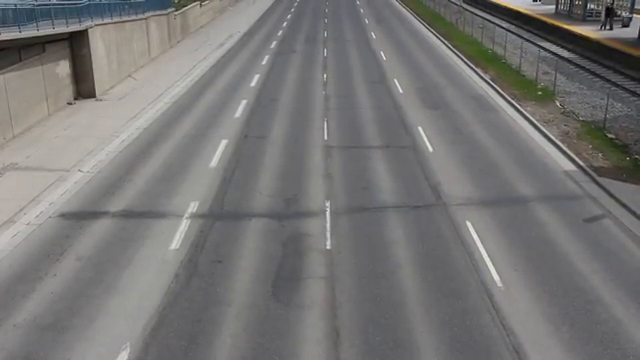
#> input picture frame 71 of video.mp4, 640 x 360 px
$ python main.py
#> lines starting #> are read from the running program, lines starting #| are printed output that depends on the picture; after the words box and inside, x2 and y2 are one past the last pixel; in counts of white or black regions, pixels touching at a corner belong together
import cv2
import numpy as np

cap=cv2.VideoCapture('video.mp4')

min_width_react = 80
min_height_react=80

count_line_position = 550

algo = cv2.bgsegm.createBackgroundSubtractorMOG()

def center_handle(x,y,w,h):
    x1=int(w/2)
    y1=int(h/2)
    cx=x+x1
    cy=y+y1
    return cx,cy
detect = []
offset=6
counter=0

while True:
    ret, frame1 = cap.read()
#> frame1 is the input picture: shape (360, 640, 3); mean B, G, R 117.1, 117.9, 119.1
    grey = cv2.cvtColor(frame1,cv2.COLOR_BGR2GRAY)
    blur = cv2.GaussianBlur(grey,(3,3),5)
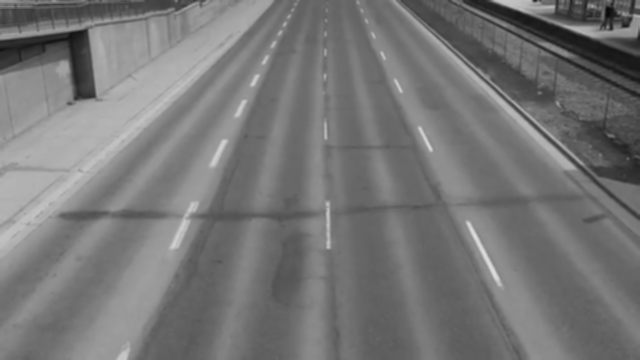
#> blur: shape (360, 640); min 7, max 224, mean 118.3

    img_sub = algo.apply(blur)
#> img_sub: shape (360, 640); every value is 0
    dilat = cv2.dilate(img_sub,np.ones((5,5)))
    kernal = cv2.getStructuringElement(cv2.MORPH_ELLIPSE,(5,5))
    dilateda = cv2.morphologyEx(dilat,cv2.MORPH_CLOSE, kernal)
    dilateda = cv2.morphologyEx(dilateda, cv2.MORPH_CLOSE, kernal)
    countershape,h = cv2.findContours(dilateda, cv2.RETR_TREE, cv2.CHAIN_APPROX_SIMPLE)
#> countershape = []; h = None

    cv2.line(frame1,(25,count_line_position),(1200,count_line_position),(255,127,0),3)

    for (i,c) in enumerate(countershape):
        (x,y,w,h) = cv2.boundingRect(c)
        validate_counter = (w>=min_width_react) and (h>=min_height_react)
        if not validate_counter:
            continue

        cv2.rectangle(frame1,(x,y),(x+w,y+h),(0,225,0),2)
        cv2.putText(frame1,"vehicle"+str(counter),(x,y-20),cv2.FONT_HERSHEY_TRIPLEX,1,(255,244,0),2)

        center=center_handle(x,y,w,h)
        detect.append(center)
        cv2.circle(frame1,center,4,(0,0,255),-1)

        for(x,y) in detect:
            if y<(count_line_position+offset) and y>(count_line_position-offset):
                counter+=1
                cv2.line(frame1,(25,count_line_position),(1200,count_line_position),(0,127,255),3)
                detect.remove((x,y))
                print("vehicle counter:"+str(counter))
#> this loop made 0 passes
#> after the loop, counter = 0; detect = []

    cv2.putText(frame1,"VEHICLE COUNTER:"+str(counter),(450,70),cv2.FONT_HERSHEY_SIMPLEX,2,(0,0,255),5)
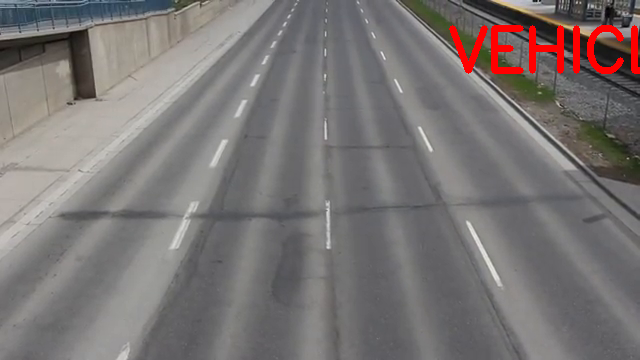
#> frame1: shape (360, 640, 3); 1.54% of pixels changed, all inside (x1, y1, x2, y2) = (449, 25, 640, 74)


    #cv2.imshow('Detecter',dilateda)
    cv2.imshow('video original',frame1)
    if cv2.waitKey(1)==13:
#> (key Esc is pressed here)
        break
cv2.destroyWindow()
cap.release()

$ run again, starting later in the video
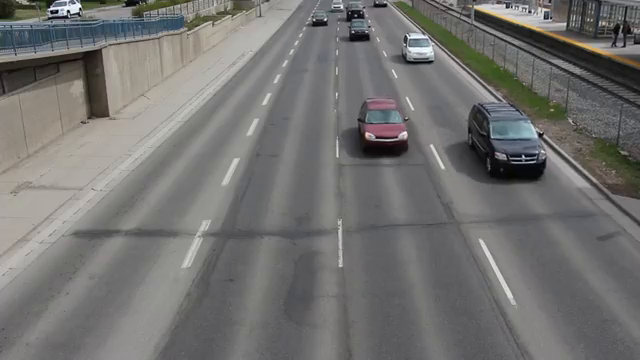
#> input picture frame 322 of video.mp4, 640 x 360 px
#> frame1 is the input picture: shape (360, 640, 3); mean B, G, R 112.6, 114, 115
#> `grey = cv2.cvtColor(frame1,cv2.COLOR_BGR2GRAY)`:
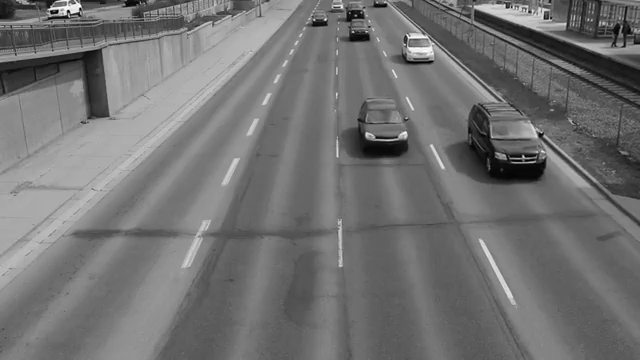
#> grey: shape (360, 640); min 0, max 255, mean 114.2
#> img_sub: shape (360, 640); every value is 0
#> countershape = []; h = None
#> after the loop `for (i,c) in enumerate(countershape):`: counter = 0; detect = []
#> `cv2.putText(frame1,"VEHICLE COUNTER:"+str(counter),(450,70),cv2.FONT_H..`:
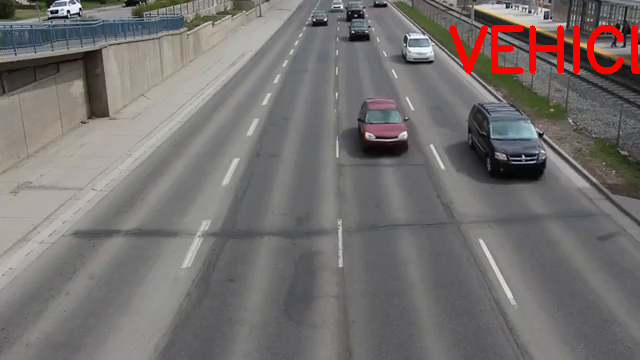
#> frame1: shape (360, 640, 3); 1.54% of pixels changed, all inside (x1, y1, x2, y2) = (449, 25, 640, 74)

$ run again, starting later in the video
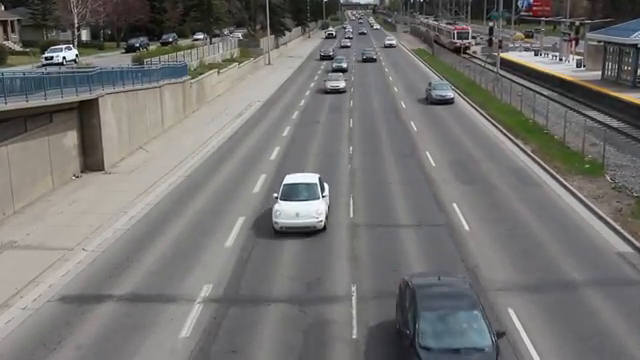
#> input picture frame 572 of video.mp4, 640 x 360 px
#> frame1 is the input picture: shape (360, 640, 3); mean B, G, R 113, 114.8, 116.1
#> `grey = cv2.cvtColor(frame1,cv2.COLOR_BGR2GRAY)`:
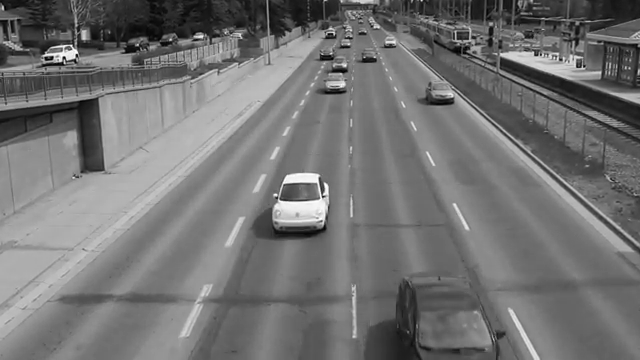
#> grey: shape (360, 640); min 0, max 255, mean 115
#> img_sub: shape (360, 640); every value is 0
#> countershape = []; h = None
#> after the loop `for (i,c) in enumerate(countershape):`: counter = 0; detect = []
#> `cv2.putText(frame1,"VEHICLE COUNTER:"+str(counter),(450,70),cv2.FONT_H..`:
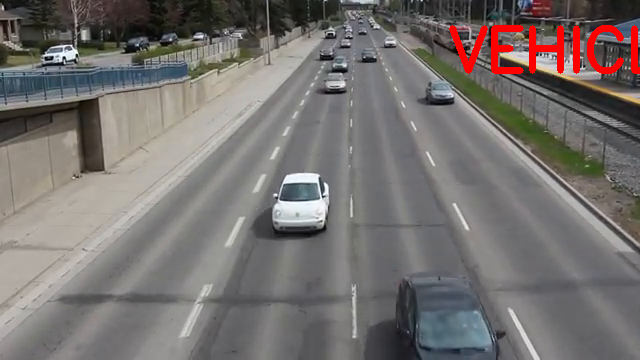
#> frame1: shape (360, 640, 3); 1.54% of pixels changed, all inside (x1, y1, x2, y2) = (449, 25, 640, 74)
